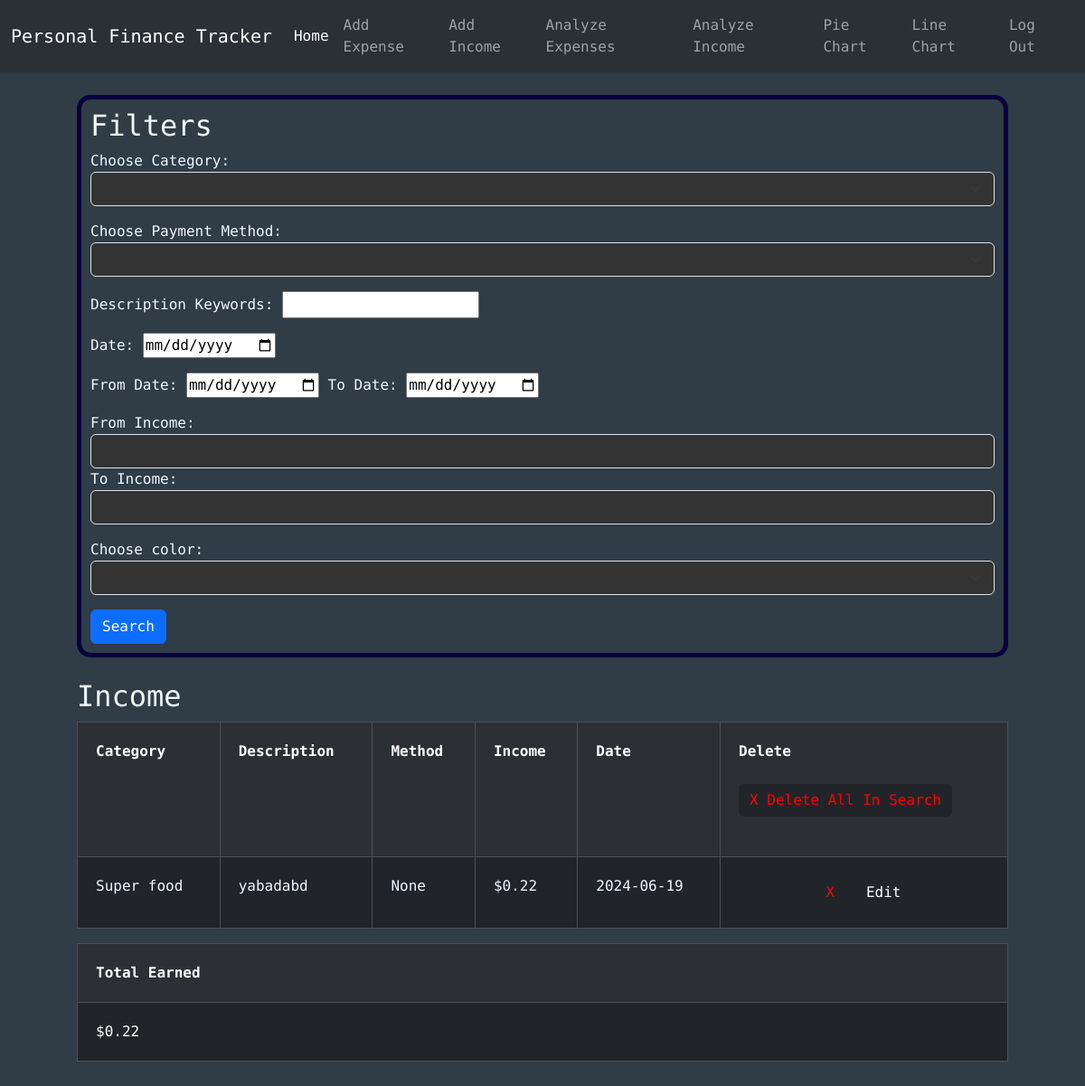
/analyzeIncome (signed in), run on an earlier commit of the app's database.
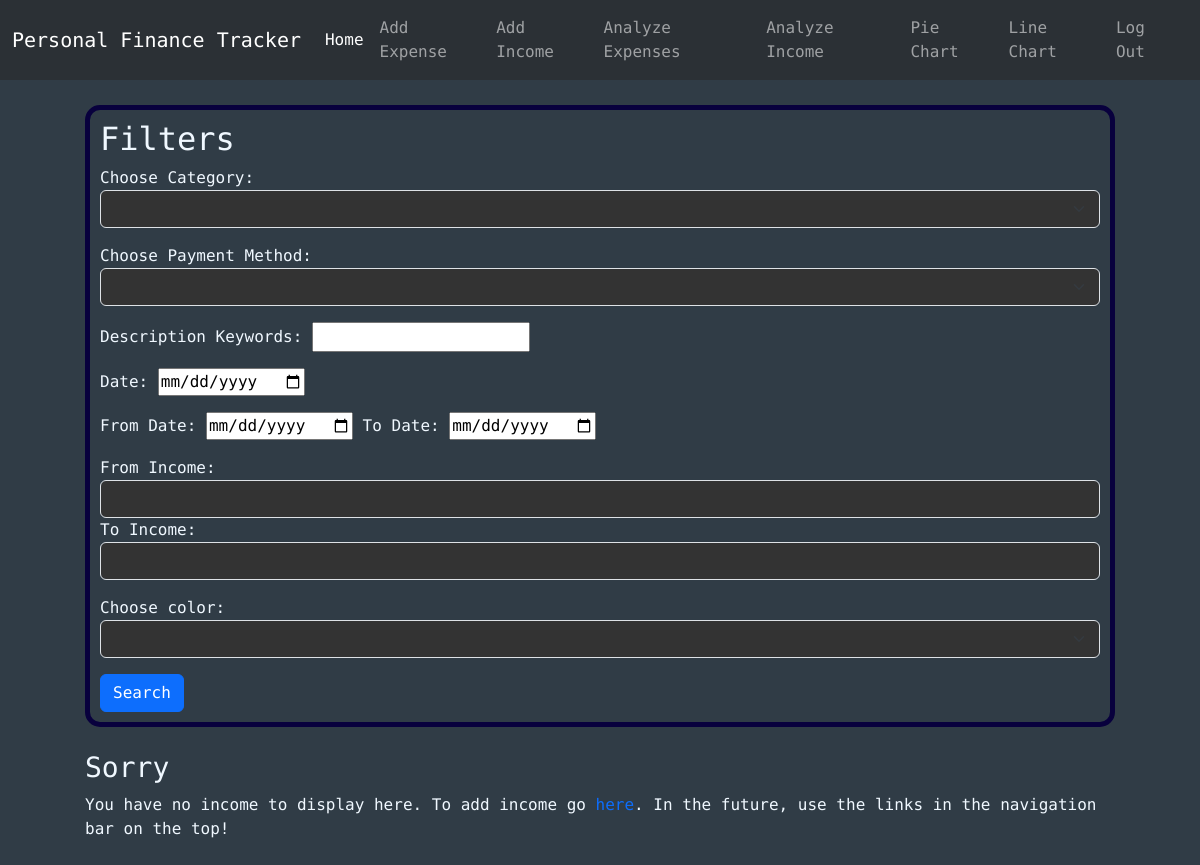
And on a later commit of the database.
### tables this page shows
CREATE TABLE incomes (id INTEGER PRIMARY KEY, user_id INTEGER NOT NULL, category TEXT, description TEXT, method TEXT, income NUMERIC NOT NULL, date TEXT NOT NULL, color TEXT, FOREIGN KEY (user_id) REFERENCES users(id));

### app.py (the view)
@app.route("/analyzeIncome", methods=["GET", "POST"])
@login_required
def analyzeIncome():
    conn = get_db_connection()
    categories = conn.execute("SELECT DISTINCT category FROM incomes WHERE user_id = ?", (session["user_id"],)).fetchall()
    methods = conn.execute("SELECT DISTINCT method FROM incomes WHERE user_id = ?", (session["user_id"],)).fetchall()
    colors = conn.execute("SELECT DISTINCT color FROM incomes WHERE user_id = ?", (session["user_id"],)).fetchall()
    categoryFilter = None
    methodFilter = None
    keywordsFilter = None
    dateFilter = None
    fromDateFilter =None
    toDateFilter = None
    fromIncomeFilter = None
    toIncomeFilter = None
    colorFilter = None
    incs = conn.execute("SELECT * FROM incomes WHERE user_id = ?", (session["user_id"],)).fetchall()
    total = conn.execute("SELECT SUM(income) AS sum FROM incomes WHERE user_id = ?", (session["user_id"],)).fetchall()[0]["sum"]
    if request.method == "POST":
        categoryFilter = request.form.get("category")
        methodFilter = request.form.get("method")
        keywordsFilter = request.form.get("keywords")
        dateFilter = request.form.get("date")
        fromDateFilter = request.form.get("fromDate")
        toDateFilter = request.form.get("toDate")
        fromIncomeFilter = request.form.get("fromIncome")
        toIncomeFilter = request.form.get("toIncome")
        colorFilter = request.form.get("color")
        if dateFilter and (fromDateFilter or toDateFilter):
            flash("Cannot do from-to date at the same time as a specific date")
        if (fromIncomeFilter and toIncomeFilter) and float(fromIncomeFilter) > float(toIncomeFilter):
            flash("From-income must be smaller than to-income")
        if fromDateFilter:
            fD = date.fromisoformat(fromDateFilter)
        if toDateFilter:
            tD = date.fromisoformat(toDateFilter)
        if  fromDateFilter and toDateFilter and (not dateIsLessThan(fD, tD)):
            flash("From-date must be less than to-date")
        floatedFromIncomeFilter = 0
        if fromIncomeFilter:
            floatedFromIncomeFilter = float(fromIncomeFilter)
        floatedToIncomeFilter = 0
        if toIncomeFilter:
            floatedToIncomeFilter = float(toIncomeFilter)
        incs = conn.execute("SELECT * FROM incomes WHERE"\
                            " user_id = ?"\
                            " AND CASE WHEN ? != '' THEN category = ? ELSE 1 END"\
                            " AND CASE WHEN ? != '' THEN method = ? ELSE 1 END"\
                            " AND CASE WHEN ? != '' THEN description LIKE ? ELSE 1 END"\
                            " AND CASE WHEN ? != '' THEN date = ? ELSE 1 END"\
                            " AND CASE WHEN ? != '' AND ? != '' THEN date BETWEEN ? AND ? "\
                                " WHEN ? != '' AND ? == '' THEN date BETWEEN ? AND '9999-00-00'"\
                                " WHEN ? != '' AND ? == '' THEN date BETWEEN 0000-00-00  AND ?"\
                                " ELSE 1 END"\
                            " AND CASE WHEN ? != '' AND ? != '' THEN income BETWEEN ? AND ? "\
                                " WHEN ? != '' AND ? == '' THEN income BETWEEN ? AND 99999999"\
                                " WHEN ? != '' AND ? == '' THEN income BETWEEN 0 AND ?"\
                                " ELSE 1 END"\
                            " AND CASE WHEN ? != '' THEN color = ? ELSE 1 END"
                            , (session["user_id"], categoryFilter, categoryFilter, methodFilter, methodFilter, keywordsFilter, f'%{keywordsFilter}%', dateFilter, dateFilter, fromDateFilter, toDateFilter, fromDateFilter, toDateFilter, fromDateFilter, toDateFilter, fromDateFilter, toDateFilter, fromDateFilter, toDateFilter, fromIncomeFilter, toIncomeFilter, floatedFromIncomeFilter, floatedToIncomeFilter, fromIncomeFilter, toIncomeFilter, floatedFromIncomeFilter, fromIncomeFilter, toIncomeFilter, floatedToIncomeFilter, colorFilter, colorFilter)).fetchall()
        total = conn.execute("SELECT SUM(income) AS sum FROM incomes WHERE"\
                            " user_id = ?"\
                            " AND CASE WHEN ? != '' THEN category = ? ELSE 1 END"\
                            " AND CASE WHEN ? != '' THEN method = ? ELSE 1 END"\
                            " AND CASE WHEN ? != '' THEN description LIKE ? ELSE 1 END"\
                            " AND CASE WHEN ? != '' THEN date = ? ELSE 1 END"\
                            " AND CASE WHEN ? != '' AND ? != '' THEN date BETWEEN ? AND ? "\
                                " WHEN ? != '' AND ? == '' THEN date BETWEEN ? AND '9999-00-00'"\
                                " WHEN ? != '' AND ? == '' THEN date BETWEEN 0000-00-00  AND ?"\
                                " ELSE 1 END"\
                            " AND CASE WHEN ? != '' AND ? != '' THEN income BETWEEN ? AND ? "\
                                " WHEN ? != '' AND ? == '' THEN income BETWEEN ? AND 99999999"\
                                " WHEN ? != '' AND ? == '' THEN income BETWEEN 0 AND ?"\
                                " ELSE 1 END"\
                            " AND CASE WHEN ? != '' THEN color = ? ELSE 1 END"
                            , (session["user_id"], categoryFilter, categoryFilter, methodFilter, methodFilter, keywordsFilter, f'%{keywordsFilter}%', dateFilter, dateFilter, fromDateFilter, toDateFilter, fromDateFilter, toDateFilter, fromDateFilter, toDateFilter, fromDateFilter, toDateFilter, fromDateFilter, toDateFilter, fromIncomeFilter, toIncomeFilter, floatedFromIncomeFilter, floatedToIncomeFilter, fromIncomeFilter, toIncomeFilter, floatedFromIncomeFilter, fromIncomeFilter, toIncomeFilter, floatedToIncomeFilter, colorFilter, colorFilter)).fetchall()[0]["sum"]
    elif request.method == "GET":
        categoryFilter = categoryFilter if categoryFilter is not None else ""
        methodFilter = methodFilter if methodFilter is not None else ""
        keywordsFilter = keywordsFilter if keywordsFilter is not None else ""
        dateFilter = dateFilter if dateFilter is not None else ""
        fromDateFilter = fromDateFilter if fromDateFilter is not None else ""
        toDateFilter = toDateFilter if toDateFilter is not None else ""
        fromIncomeFilter = fromIncomeFilter if fromIncomeFilter is not None else ""
        toIncomeFilter = toIncomeFilter if toIncomeFilter is not None else ""
        colorFilter = colorFilter if colorFilter is not None else ""
    return render_template("analyzeIncome.html", categories=categories, methods=methods, colors=colors, incomes=incs, total=total, categoryFilter=categoryFilter, methodFilter=methodFilter, keywordsFilter=keywordsFilter, dateFilter=dateFilter, fromDateFilter=fromDateFilter, toDateFilter=toDateFilter, fromIncomeFilter=fromIncomeFilter, toIncomeFilter=toIncomeFilter, colorFilter=colorFilter)

### helpers.py (called while the page is built)
def login_required(f):
    @wraps(f)
    def decorated_function(*args, **kwargs):
        if session.get("user_id") is None:
            return redirect("/login")
        return f(*args, **kwargs)
    return decorated_function

def get_db_connection():
    conn = sqlite3.connect('database.db')
    conn.row_factory = sqlite3.Row
    return conn

### templates/analyzeIncome.html (shortened to what the changed rows need)
{% extends "layout.html" %}
{% block body %}
<div class="cont center-horizontal">
  <div class="formBox">
    <h2>Filters</h2>
    <form action="/analyzeIncome" method="post">
    </form>
  </div>
  <br />
  {% if incomes -%}
  <div>
    <div>
      <h2>Income</h2>
      <div class="table-responsive">
        <table
          class="table table-dark table-striped table-bordered table-hover"
        >
          <tr>
            <th scope="col">Category</th>
            <th scope="col">Description</th>
            <th scope="col">Method</th>
            <th scope="col">Income</th>
            <th scope="col">Date</th>
            <th scope="col">
              Delete <br>
              <div id="incomesContainer">
              </div>
                <button
                  onclick="submitDeletes()"
                   class="delete-btn btn btn-dark"
                  style="color: red; border: 0; text-align: center"
                >
                  X Delete All In Search
                </button>
              <br />
            </th>
          </tr>
          {% for income in incomes %}
          <tr>
            <td style="color: {{income['color']}}">{{ income["category"] }}</td>
            <td style="color: {{income['color']}}">{{ income["description"] }}</td>
            <td style="color: {{income['color']}}">{{ income["method"] }}</td>
            <td style="color: {{income['color']}}">{{ "$%.2f" | format(income["income"]) }}</td>
            <td style="color: {{income['color']}}">{{ income["date"] }}</td>
            <td style="text-align: center; color: {{income['color']}}">
              <form action="/delete" method="POST" style="display: inline-block">
                <button
                  type="submit"
                  class="delete-btn btn btn-dark"
                  style="color: red; border: 0; text-align: center"
                >
                  X
                </button>
              </form>
              <form action="/edit" method="POST" style="display: inline-block">
                <button type="submit" class="delete-btn btn btn-dark">
                  Edit
                </button>
              </form>
            </td>
          </tr>
          {% endfor %}
        </table>
      </div>
      <table class="table table-dark table-striped table-bordered table-hover">
        <tr>
          <th scope="col">Total Earned</th>
        </tr>
        <tr>
          <td>{{"$%.2f" | format(total)}}</td>
        </tr>
      </table>
    </div>
    {% else -%}
    <h3>Sorry</h3>
    <p>
      You have no income to display here. To add income go
      <a href="/add-income">here</a>. In the future, use the links in the
      navigation bar on the top!
    </p>
    {% endif %}
  </div>
  {% endblock %}

What changed in the data, as far as the page shows it:
removed incomes: category "Super food", description "yabadabd", method "None", income "$0.22", date "2024-06-19"
Also different on the page:
{{ "$%.2f" | format(total) }}: "$0.22" → (not shown)
text no longer shown: "Income Category Description Method Income Date Delete X Delete All In Search Total Earned"
text now shown: "Sorry You have no income to display here. To add income go here . In the future, use the links in the navigation bar on the top!"
